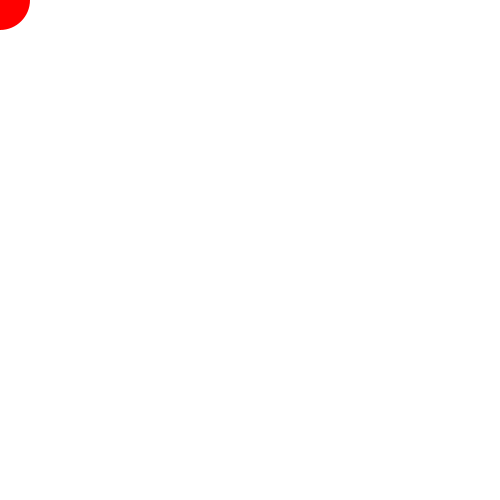
Frame 1 (no input)
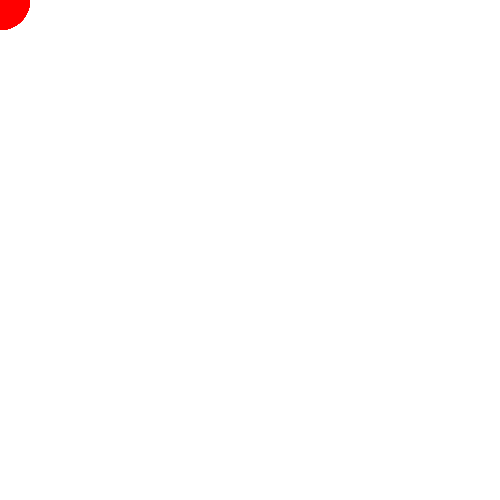
Frame 60 (the mouse pressed at the canvas centre just before this capture)
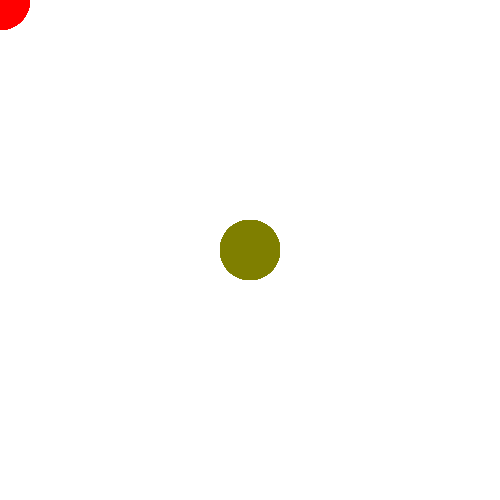
Frame 120 (the mouse held since frame 60 and released just before this capture)

The Processing sketch that drew these frames (run headless with seeded random() and noise(); from frame 60 on, the mouse is pressed at the canvas centre):

// Processing sketch: ejercicio_2
// ── ejercicio_2.pde
void setup() {
  size(500, 500);
  background(255);
  noStroke();
}


void draw() {
  fill(map(mouseX, 0, width, 255, 0), map(mouseX, 0, width, 0, 255), 0);
  ellipse(mouseX, mouseY, 60, 60);
}
